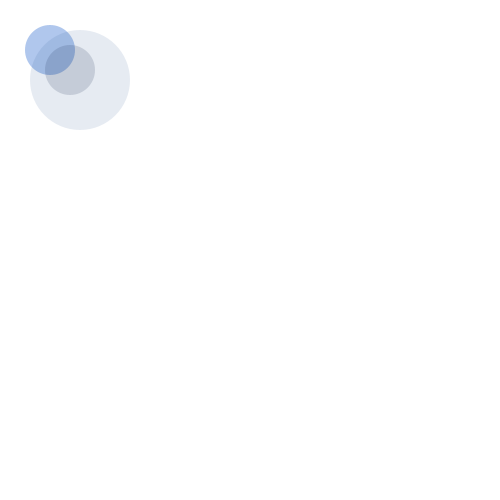
Frame 1 (no input)
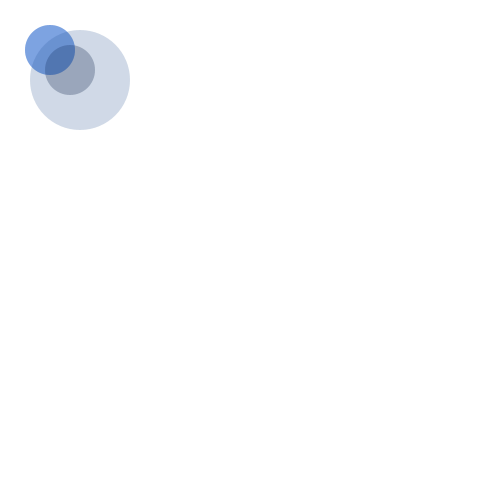
Frame 2 (the mouse pressed at the canvas centre, redrawn once)

The Processing sketch that drew these frames (run headless with seeded random() and noise(); the mouse was pressed at the canvas centre and the sketch redrawn once):

// Processing sketch: processing_84622
// ── processing_84622.pde

void setup()
{
  size(500, 500); 
  background(255); 
  smooth();
}

void draw() 
{
// Création d'un rectangle 
noStroke();
fill(#1F5FCB,90);
ellipse(50, 50, 50, 50);

// Création d'un deuxième rectangle, deux fois plus gros que le premier
noStroke();
fill(#2C5393,30);
scale(2.0); 
ellipse(40, 40, 50, 50);

// Création d'un troisième rectangle, 0,5 fois plus gros que le deuxième
noStroke();
fill(#11284D,40);
scale(0.5); 
ellipse(70, 70, 50, 50);

  noLoop();
}
